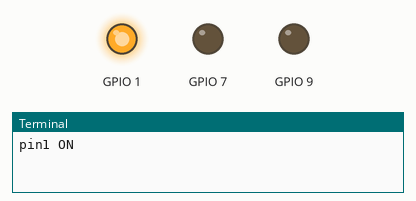
The program below on a simulated Raspberry Pi (BCM pin numbers). On the bench: output pins drawn as LEDs (lit = HIGH), the last lines printed to the terminal. At 3.0 s the program stops and its outputs stay as they are.

Above: at 0.1 s.
At 1.1 s:
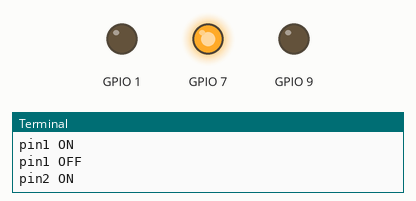
At 2.1 s:
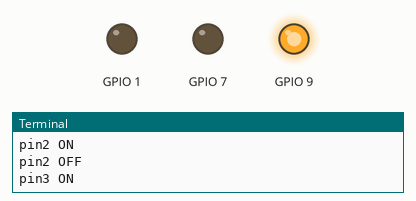
At 2.6 s:
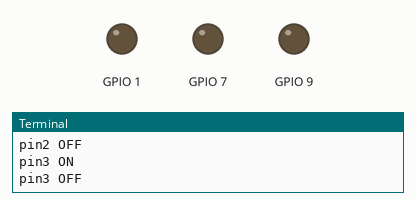
Timing chart, 0 to 4.1 s (numbered marks = the images above):
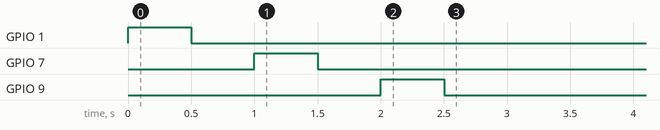

Measured:
- by itself, GPIO 1: LOW → HIGH at 0.00 s, → LOW 0.50 s later
- by itself, GPIO 7: LOW → HIGH at 1.0 s, → LOW 0.50 s later
- by itself, GPIO 9: LOW → HIGH at 2.0 s, → LOW 0.50 s later

The program:

gpio_LED_KEA.py
```python
import RPi.GPIO as GPIO
import time

pin1 = 1
pin2 = 7
pin3 = 9


def led_on(pin):
    GPIO.setmode(GPIO.BCM)
    GPIO.setup(pin, GPIO.OUT)
    GPIO.output(pin, True)

def led_off(pin):
    GPIO.setmode(GPIO.BCM)
    GPIO.setup(pin, GPIO.OUT)
    GPIO.cleanup(pin)

led_on(pin1)
print('pin1 ON')
time.sleep(0.5)
led_off(pin1)
print('pin1 OFF')
time.sleep(0.5)

led_on(pin2)
print('pin2 ON')
time.sleep(0.5)
led_off(pin2)
print('pin2 OFF')
time.sleep(0.5)

led_on(pin3)
print('pin3 ON')
time.sleep(0.5)
led_off(pin3)
print('pin3 OFF')
time.sleep(0.5)
```
